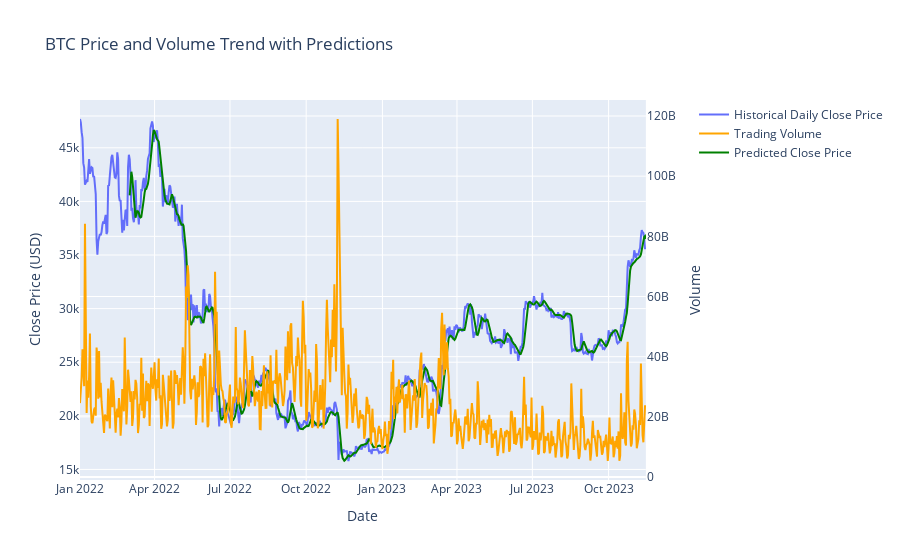

Notebook cell for this chart:
### Code cell
# Initialize a DataFrame to store predictions
predicted_prices = pd.DataFrame(index=data.index, columns=['Predicted_Close'])

# Iterate over the dataset to generate predictions
for i in range(len(data) - time_step):
    input_sequence = scaled_data[i:(i + time_step)]
    input_sequence = input_sequence.reshape(1, time_step, scaled_data.shape[1])
    predicted_close = model.predict(input_sequence)
    
    # Inverse transform the predicted value
    next_day_dummy = np.zeros((1, scaled_data.shape[1]))
    next_day_dummy[:, 3] = predicted_close.flatten()
    predicted_close_price = scaler.inverse_transform(next_day_dummy)[:, 3]
    
    # Store the prediction
    predicted_prices.iloc[i + time_step] = predicted_close_price

# Plot the BTC Price and Volume Trend with Predictions
fig = make_subplots(specs=[[{"secondary_y": True}]])

# Historical data traces
fig.add_trace(go.Scatter(x=data.index, y=data['Close'], name='Historical Daily Close Price'), secondary_y=False)
fig.add_trace(go.Scatter(x=data.index, y=data['Volume'], name='Trading Volume', marker=dict(color='orange')), secondary_y=True)

# Prediction trace
fig.add_trace(go.Scatter(x=predicted_prices.index, y=predicted_prices['Predicted_Close'], name='Predicted Close Price', marker=dict(color='green')), secondary_y=False)

# Figure layout settings
fig.update_layout(title_text="BTC Price and Volume Trend with Predictions")
fig.update_xaxes(title_text="Date")
fig.update_yaxes(title_text="Close Price (USD)", secondary_y=False)
fig.update_yaxes(title_text="Volume", secondary_y=True)

fig.show()
